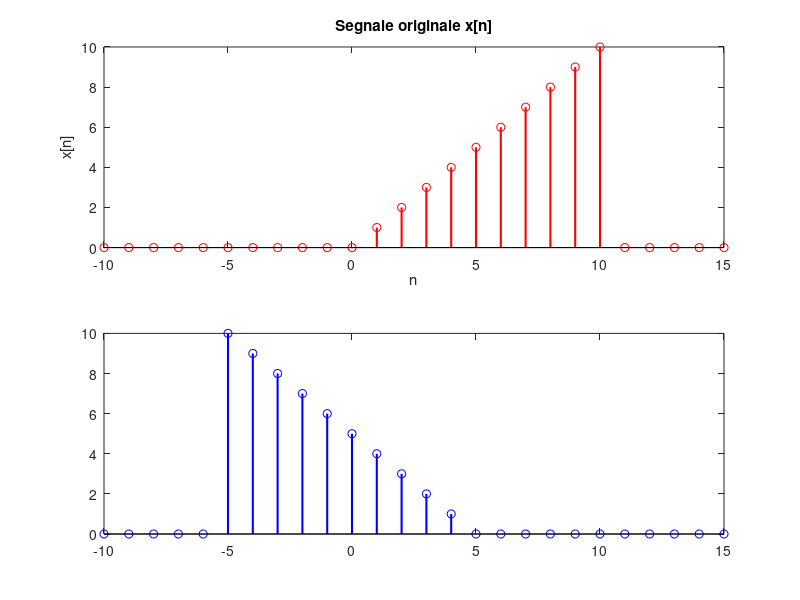

Recreate this plot in MATLAB. (Note: this script raises an error after producing the figure.)
% Genera il segnale x[n]
n = -10:15;
x = zeros(size(n));
i = (n>=0) & (n<=10);
x(i) = n(i);

% Creazione del vettore -n+5
n_shifted = -n + 5;

% Creazione del vettore y
y = zeros(size(n_shifted));
i = (n_shifted >= 0) & (n_shifted <= 10);
y(i) = n_shifted(i);

% Rappresenta graficamente i segnali
subplot(2,1,1);
stem(n, x, 'r', 'LineWidth', 1.5);
title('Segnale originale x[n]');
xlabel('n');
ylabel('x[n]');

subplot(2,1,2);
stem(n, y, 'b', 'LineWidth', 1.5);
title(['Segnale traslato a sinistra y[n] = x[-n+', num2str(k), ']']);
xlabel('n');
ylabel('y[n]');
